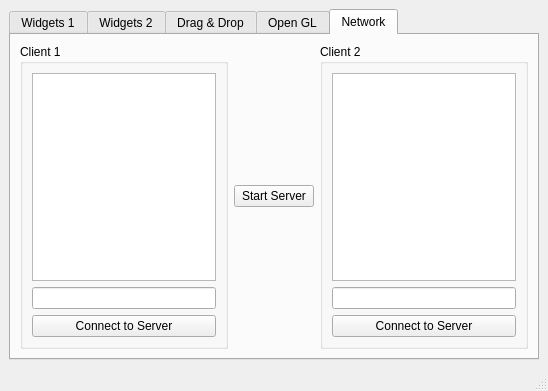
<?xml version="1.0" encoding="UTF-8"?>
<ui version="4.0">
 <class>MainWindow</class>
 <widget class="QMainWindow" name="MainWindow">
  <property name="geometry">
   <rect>
    <x>0</x>
    <y>0</y>
    <width>548</width>
    <height>391</height>
   </rect>
  </property>
  <property name="minimumSize">
   <size>
    <width>300</width>
    <height>300</height>
   </size>
  </property>
  <property name="windowTitle">
   <string>MainWindow</string>
  </property>
  <widget class="QWidget" name="centralwidget">
   <layout class="QVBoxLayout" name="verticalLayout_10">
    <item>
     <widget class="QTabWidget" name="tabWidget_1">
      <property name="font">
       <font>
        <weight>50</weight>
        <bold>false</bold>
       </font>
      </property>
      <property name="acceptDrops">
       <bool>true</bool>
      </property>
      <property name="currentIndex">
       <number>4</number>
      </property>
      <widget class="QWidget" name="tab_widgets_1">
       <property name="toolTip">
        <string/>
       </property>
       <property name="statusTip">
        <string/>
       </property>
       <attribute name="title">
        <string>Widgets 1</string>
       </attribute>
       <layout class="QVBoxLayout" name="verticalLayout">
        <item>
         <layout class="QVBoxLayout" name="verticalLayout_tab_1">
          <item>
           <widget class="QTabWidget" name="tabWidget_2">
            <property name="accessibleName">
             <string/>
            </property>
            <property name="currentIndex">
             <number>0</number>
            </property>
            <widget class="QWidget" name="tab_tree">
             <property name="statusTip">
              <string/>
             </property>
             <attribute name="title">
              <string>Tree</string>
             </attribute>
             <layout class="QHBoxLayout" name="horizontalLayout">
              <item>
               <layout class="QVBoxLayout" name="verticalLayout_2">
                <item>
                 <widget class="QTreeWidget" name="treeWidget">
                  <column>
                   <property name="text">
                    <string>Header 1</string>
                   </property>
                  </column>
                  <column>
                   <property name="text">
                    <string>New Column</string>
                   </property>
                  </column>
                  <item>
                   <property name="text">
                    <string>Item1</string>
                   </property>
                   <item>
                    <property name="text">
                     <string>Subitem1</string>
                    </property>
                   </item>
                  </item>
                 </widget>
                </item>
               </layout>
              </item>
             </layout>
            </widget>
            <widget class="QWidget" name="tab_calendar">
             <property name="statusTip">
              <string/>
             </property>
             <attribute name="title">
              <string>Calendar</string>
             </attribute>
             <layout class="QVBoxLayout" name="verticalLayout_3">
              <item>
               <widget class="QDateEdit" name="dateEdit">
                <property name="alignment">
                 <set>Qt::AlignCenter</set>
                </property>
               </widget>
              </item>
              <item>
               <widget class="QCalendarWidget" name="calendarWidget"/>
              </item>
             </layout>
            </widget>
           </widget>
          </item>
         </layout>
        </item>
       </layout>
      </widget>
      <widget class="QWidget" name="tab_widgets_2">
       <property name="toolTip">
        <string/>
       </property>
       <property name="statusTip">
        <string/>
       </property>
       <attribute name="title">
        <string>Widgets 2</string>
       </attribute>
       <layout class="QGridLayout" name="gridLayout_2">
        <item row="2" column="1">
         <spacer name="verticalSpacer_2">
          <property name="orientation">
           <enum>Qt::Vertical</enum>
          </property>
          <property name="sizeType">
           <enum>QSizePolicy::Maximum</enum>
          </property>
          <property name="sizeHint" stdset="0">
           <size>
            <width>20</width>
            <height>140</height>
           </size>
          </property>
         </spacer>
        </item>
        <item row="3" column="0" colspan="2">
         <widget class="QProgressBar" name="progressBar">
          <property name="value">
           <number>24</number>
          </property>
         </widget>
        </item>
        <item row="0" column="0">
         <widget class="QGroupBox" name="groupBox">
          <property name="title">
           <string>Progress Bar</string>
          </property>
          <widget class="QWidget" name="layoutWidget">
           <property name="geometry">
            <rect>
             <x>20</x>
             <y>30</y>
             <width>114</width>
             <height>65</height>
            </rect>
           </property>
           <layout class="QVBoxLayout" name="verticalLayout_4">
            <item>
             <widget class="QRadioButton" name="radioButton_start">
              <property name="statusTip">
               <string>Start the Progress Bar</string>
              </property>
              <property name="text">
               <string>Start</string>
              </property>
              <property name="checked">
               <bool>true</bool>
              </property>
             </widget>
            </item>
            <item>
             <widget class="QRadioButton" name="radioButton_stop">
              <property name="statusTip">
               <string>Stop the Progress Bar</string>
              </property>
              <property name="text">
               <string>Stop</string>
              </property>
             </widget>
            </item>
            <item>
             <widget class="QRadioButton" name="radioButton_reset">
              <property name="statusTip">
               <string>Reset the Progress Bar</string>
              </property>
              <property name="text">
               <string>Reset</string>
              </property>
             </widget>
            </item>
           </layout>
          </widget>
         </widget>
        </item>
        <item row="0" column="1">
         <widget class="QGroupBox" name="groupBox_2">
          <property name="title">
           <string>Move the Dial</string>
          </property>
          <widget class="QWidget" name="verticalLayoutWidget">
           <property name="geometry">
            <rect>
             <x>10</x>
             <y>30</y>
             <width>61</width>
             <height>71</height>
            </rect>
           </property>
           <layout class="QVBoxLayout" name="verticalLayout_5">
            <item>
             <widget class="QDial" name="dial"/>
            </item>
           </layout>
          </widget>
          <widget class="QWidget" name="verticalLayoutWidget_2">
           <property name="geometry">
            <rect>
             <x>90</x>
             <y>20</y>
             <width>91</width>
             <height>80</height>
            </rect>
           </property>
           <layout class="QVBoxLayout" name="verticalLayout_6">
            <item>
             <widget class="QLCDNumber" name="lcdNumber">
              <property name="palette">
               <palette>
                <active>
                 <colorrole role="WindowText">
                  <brush brushstyle="SolidPattern">
                   <color alpha="255">
                    <red>0</red>
                    <green>0</green>
                    <blue>255</blue>
                   </color>
                  </brush>
                 </colorrole>
                </active>
                <inactive>
                 <colorrole role="WindowText">
                  <brush brushstyle="SolidPattern">
                   <color alpha="255">
                    <red>0</red>
                    <green>0</green>
                    <blue>255</blue>
                   </color>
                  </brush>
                 </colorrole>
                </inactive>
                <disabled>
                 <colorrole role="WindowText">
                  <brush brushstyle="SolidPattern">
                   <color alpha="255">
                    <red>120</red>
                    <green>120</green>
                    <blue>120</blue>
                   </color>
                  </brush>
                 </colorrole>
                </disabled>
               </palette>
              </property>
              <property name="digitCount">
               <number>2</number>
              </property>
              <property name="mode">
               <enum>QLCDNumber::Dec</enum>
              </property>
              <property name="segmentStyle">
               <enum>QLCDNumber::Flat</enum>
              </property>
             </widget>
            </item>
           </layout>
          </widget>
         </widget>
        </item>
        <item row="2" column="0">
         <layout class="QVBoxLayout" name="verticalLayout_7">
          <item>
           <widget class="QFontComboBox" name="fontComboBox"/>
          </item>
          <item>
           <widget class="QLabel" name="label">
            <property name="font">
             <font>
              <pointsize>14</pointsize>
             </font>
            </property>
            <property name="text">
             <string/>
            </property>
            <property name="alignment">
             <set>Qt::AlignCenter</set>
            </property>
           </widget>
          </item>
         </layout>
        </item>
       </layout>
      </widget>
      <widget class="QWidget" name="tab_drag_drop">
       <property name="acceptDrops">
        <bool>false</bool>
       </property>
       <attribute name="title">
        <string>Drag &amp;&amp; Drop</string>
       </attribute>
       <layout class="QGridLayout" name="gridLayout_3">
        <item row="0" column="0" colspan="2">
         <layout class="QHBoxLayout" name="horizontalLayout_2">
          <item>
           <widget class="QLineEdit" name="lineEdit">
            <property name="minimumSize">
             <size>
              <width>135</width>
              <height>0</height>
             </size>
            </property>
            <property name="dragEnabled">
             <bool>true</bool>
            </property>
           </widget>
          </item>
          <item>
           <widget class="QComboBox" name="comboBox">
            <property name="minimumSize">
             <size>
              <width>141</width>
              <height>0</height>
             </size>
            </property>
            <property name="acceptDrops">
             <bool>true</bool>
            </property>
            <property name="editable">
             <bool>true</bool>
            </property>
           </widget>
          </item>
          <item>
           <widget class="QPushButton" name="pushButton">
            <property name="minimumSize">
             <size>
              <width>161</width>
              <height>0</height>
             </size>
            </property>
            <property name="acceptDrops">
             <bool>true</bool>
            </property>
            <property name="text">
             <string>PushButton</string>
            </property>
           </widget>
          </item>
         </layout>
        </item>
        <item row="1" column="0">
         <widget class="QListWidget" name="listWidget">
          <property name="dragEnabled">
           <bool>true</bool>
          </property>
          <property name="dragDropMode">
           <enum>QAbstractItemView::DragDrop</enum>
          </property>
          <property name="selectionMode">
           <enum>QAbstractItemView::ExtendedSelection</enum>
          </property>
          <item>
           <property name="text">
            <string>Item 1</string>
           </property>
          </item>
          <item>
           <property name="text">
            <string>Item 2</string>
           </property>
          </item>
          <item>
           <property name="text">
            <string>Item 3</string>
           </property>
          </item>
          <item>
           <property name="text">
            <string>Item 4</string>
           </property>
          </item>
         </widget>
        </item>
        <item row="1" column="1">
         <widget class="QListWidget" name="listWidget_2">
          <property name="dragEnabled">
           <bool>true</bool>
          </property>
          <property name="dragDropMode">
           <enum>QAbstractItemView::DragDrop</enum>
          </property>
          <property name="selectionMode">
           <enum>QAbstractItemView::ExtendedSelection</enum>
          </property>
         </widget>
        </item>
       </layout>
      </widget>
      <widget class="QWidget" name="tab_gl">
       <attribute name="title">
        <string>Open GL</string>
       </attribute>
       <widget class="QFrame" name="frame_gl">
        <property name="geometry">
         <rect>
          <x>120</x>
          <y>10</y>
          <width>300</width>
          <height>300</height>
         </rect>
        </property>
        <property name="frameShape">
         <enum>QFrame::StyledPanel</enum>
        </property>
        <property name="frameShadow">
         <enum>QFrame::Raised</enum>
        </property>
       </widget>
      </widget>
      <widget class="QWidget" name="tab_network">
       <attribute name="title">
        <string>Network</string>
       </attribute>
       <layout class="QHBoxLayout" name="horizontalLayout_5">
        <item>
         <widget class="QGroupBox" name="groupBox_3">
          <property name="title">
           <string>Client 1</string>
          </property>
          <layout class="QVBoxLayout" name="verticalLayout_8">
           <item>
            <widget class="QTextEdit" name="textEdit"/>
           </item>
           <item>
            <widget class="QLineEdit" name="lineEdit_2"/>
           </item>
           <item>
            <widget class="QPushButton" name="button_client_1">
             <property name="text">
              <string>Connect to Server</string>
             </property>
            </widget>
           </item>
          </layout>
         </widget>
        </item>
        <item>
         <layout class="QHBoxLayout" name="horizontalLayout_4">
          <item>
           <widget class="QPushButton" name="button_start_server">
            <property name="text">
             <string>Start Server</string>
            </property>
           </widget>
          </item>
         </layout>
        </item>
        <item>
         <widget class="QGroupBox" name="groupBox_4">
          <property name="title">
           <string>Client 2</string>
          </property>
          <layout class="QVBoxLayout" name="verticalLayout_9">
           <item>
            <widget class="QTextEdit" name="textEdit_2"/>
           </item>
           <item>
            <widget class="QLineEdit" name="lineEdit_3"/>
           </item>
           <item>
            <widget class="QPushButton" name="button_client_2">
             <property name="text">
              <string>Connect to Server</string>
             </property>
            </widget>
           </item>
          </layout>
         </widget>
        </item>
       </layout>
      </widget>
     </widget>
    </item>
   </layout>
  </widget>
  <widget class="QStatusBar" name="statusbar">
   <property name="statusTip">
    <string>Status bar</string>
   </property>
  </widget>
 </widget>
 <tabstops>
  <tabstop>tabWidget_2</tabstop>
  <tabstop>treeWidget</tabstop>
  <tabstop>dateEdit</tabstop>
  <tabstop>calendarWidget</tabstop>
  <tabstop>radioButton_start</tabstop>
  <tabstop>radioButton_stop</tabstop>
  <tabstop>radioButton_reset</tabstop>
  <tabstop>dial</tabstop>
  <tabstop>fontComboBox</tabstop>
 </tabstops>
 <resources/>
 <connections>
  <connection>
   <sender>dial</sender>
   <signal>valueChanged(int)</signal>
   <receiver>lcdNumber</receiver>
   <slot>display(int)</slot>
   <hints>
    <hint type="sourcelabel">
     <x>303</x>
     <y>115</y>
    </hint>
    <hint type="destinationlabel">
     <x>385</x>
     <y>127</y>
    </hint>
   </hints>
  </connection>
  <connection>
   <sender>fontComboBox</sender>
   <signal>activated(QString)</signal>
   <receiver>label</receiver>
   <slot>setText(QString)</slot>
   <hints>
    <hint type="sourcelabel">
     <x>138</x>
     <y>177</y>
    </hint>
    <hint type="destinationlabel">
     <x>151</x>
     <y>253</y>
    </hint>
   </hints>
  </connection>
 </connections>
</ui>
